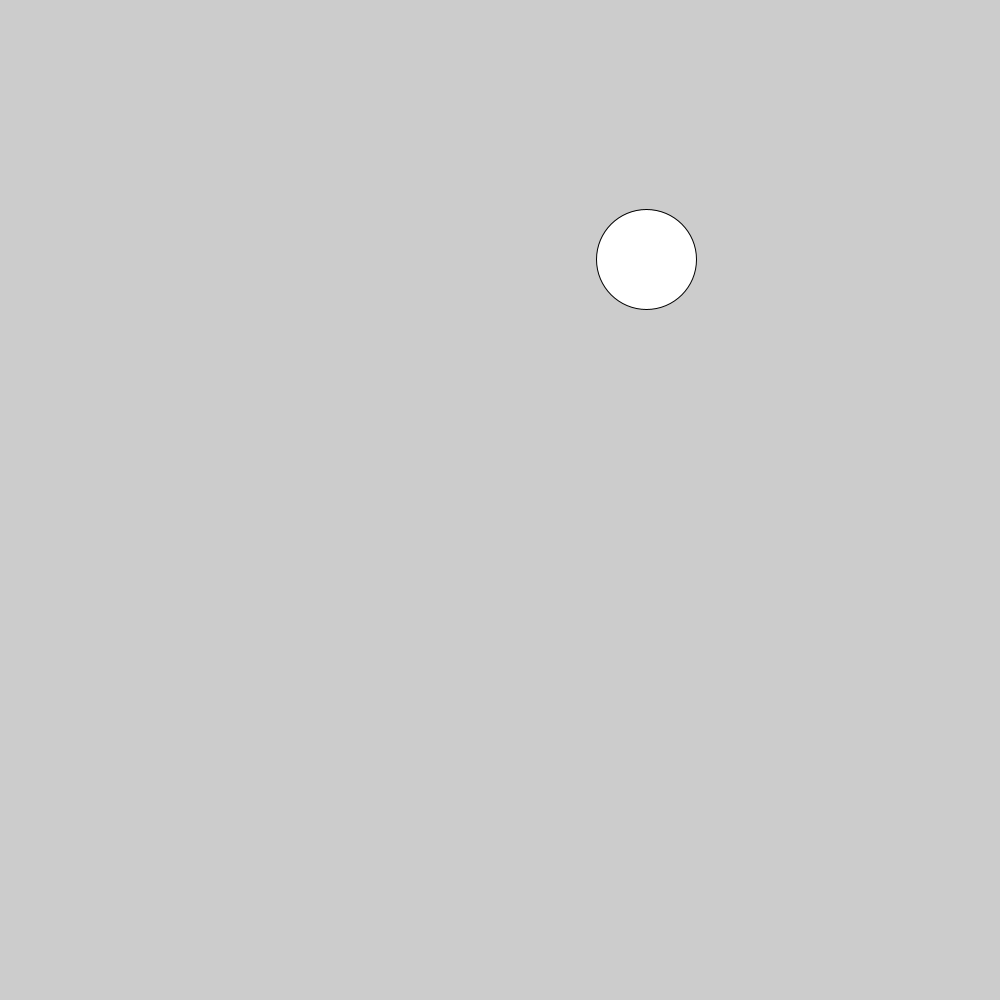
Frame 1 (no input)
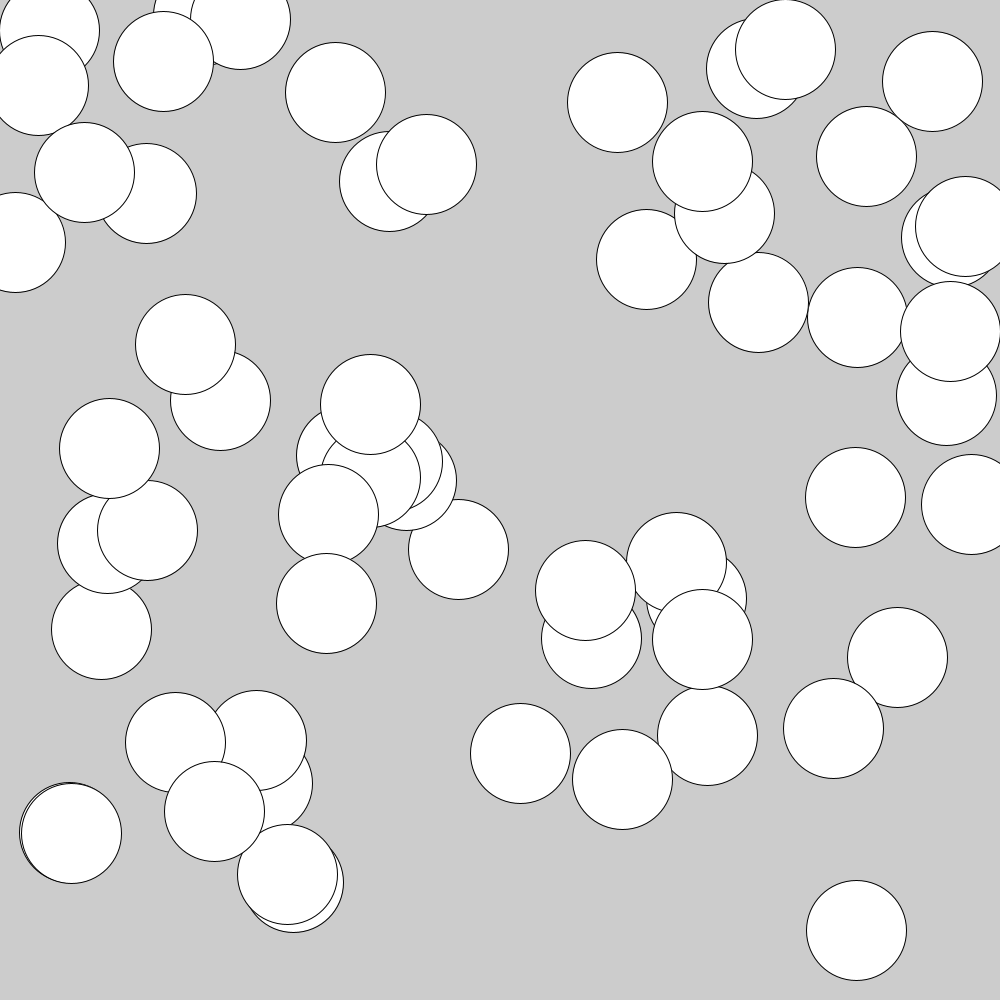
Frame 60 (the mouse pressed at the canvas centre just before this capture)
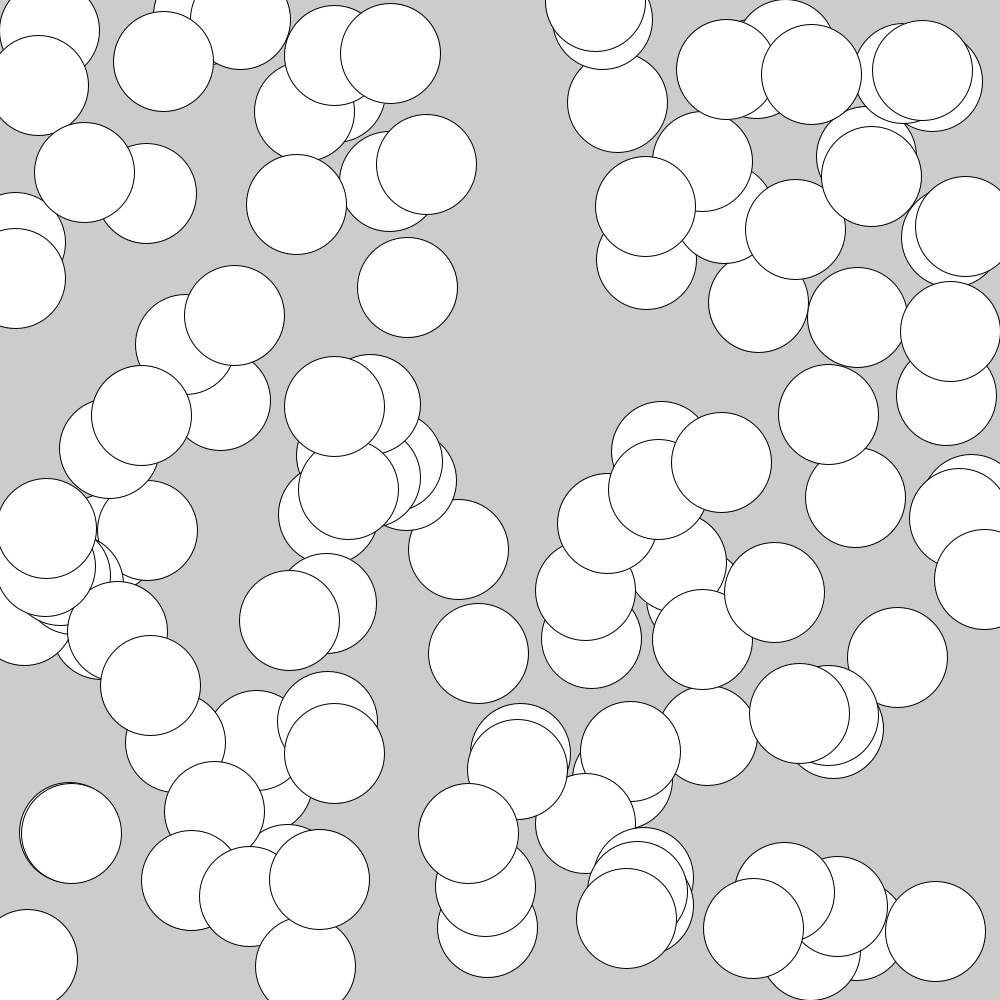
Frame 120 (the mouse held since frame 60 and released just before this capture)

The Processing sketch that drew these frames (run headless with seeded random() and noise(); from frame 60 on, the mouse is pressed at the canvas centre):

// Processing sketch: Rainbow_Popcorn
// ── Rainbow_Popcorn.pde
float circleX; 
float circleY;

void setup() {
  
  size(1000, 1000);
  
}

void draw() {
  
  ;
  circleX = random(width);
  circleY = random(height);
  ellipse(circleX, circleY, 100, 100);
  
}
